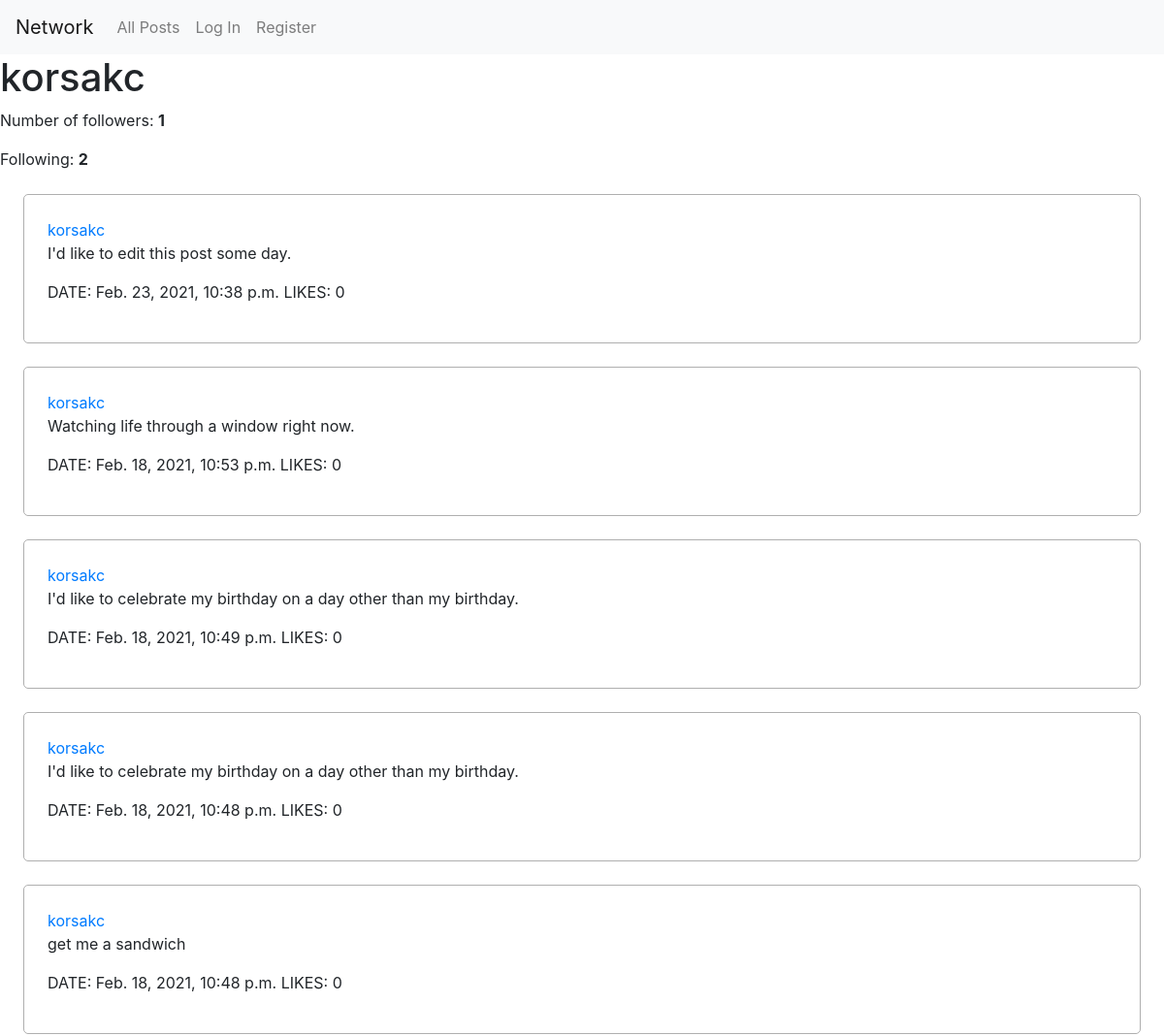
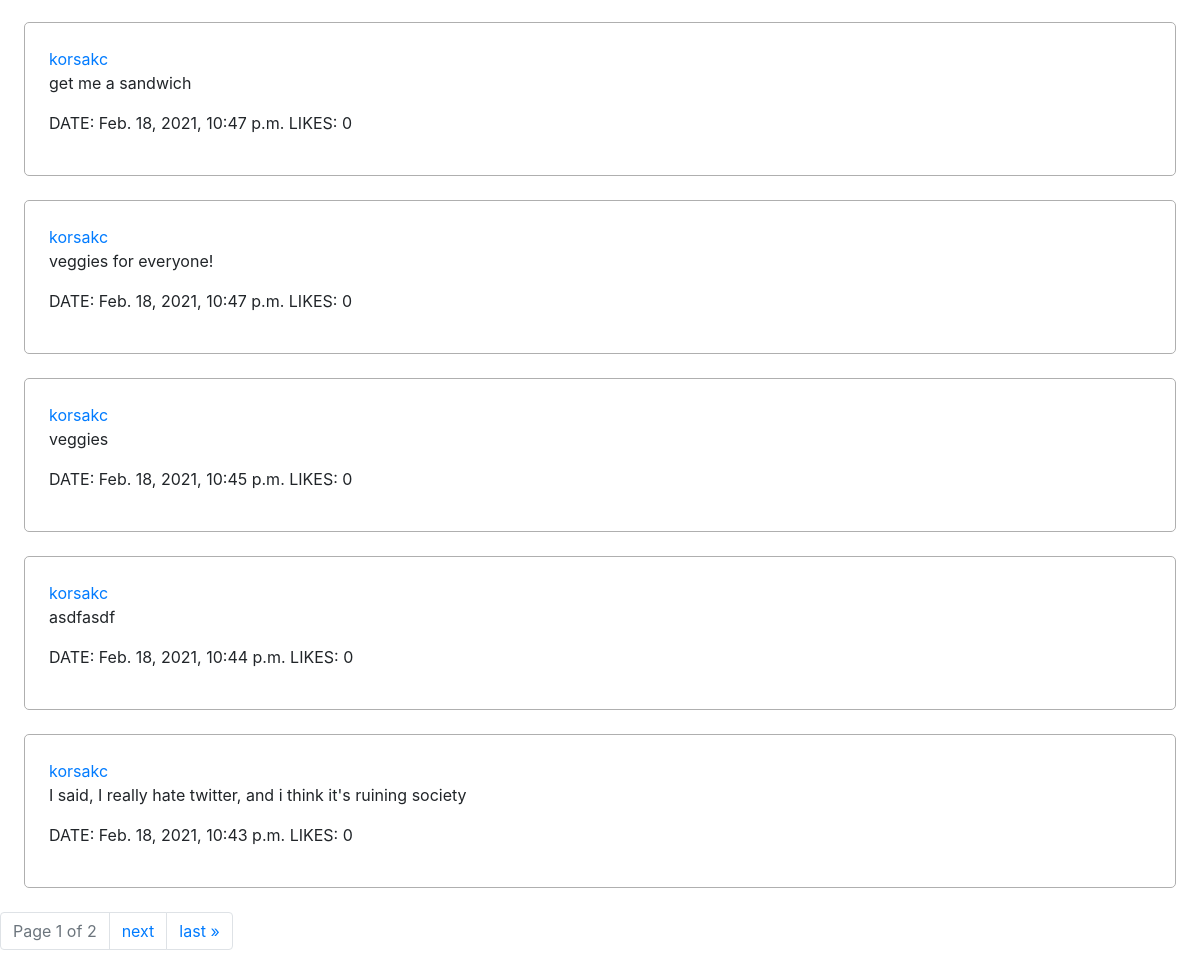
Before: /profile/korsakc with the older database file (2 pictures, top to bottom).
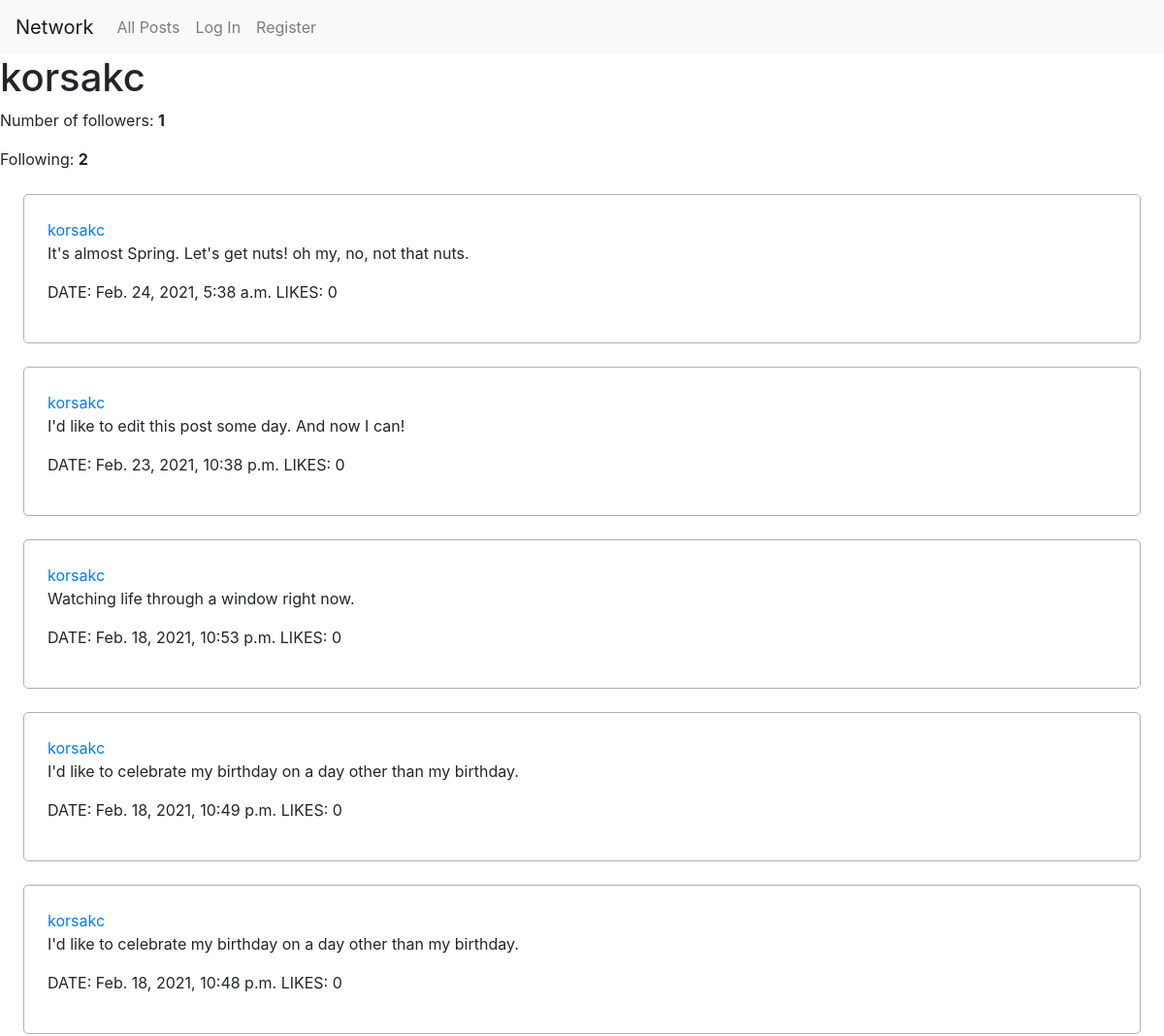
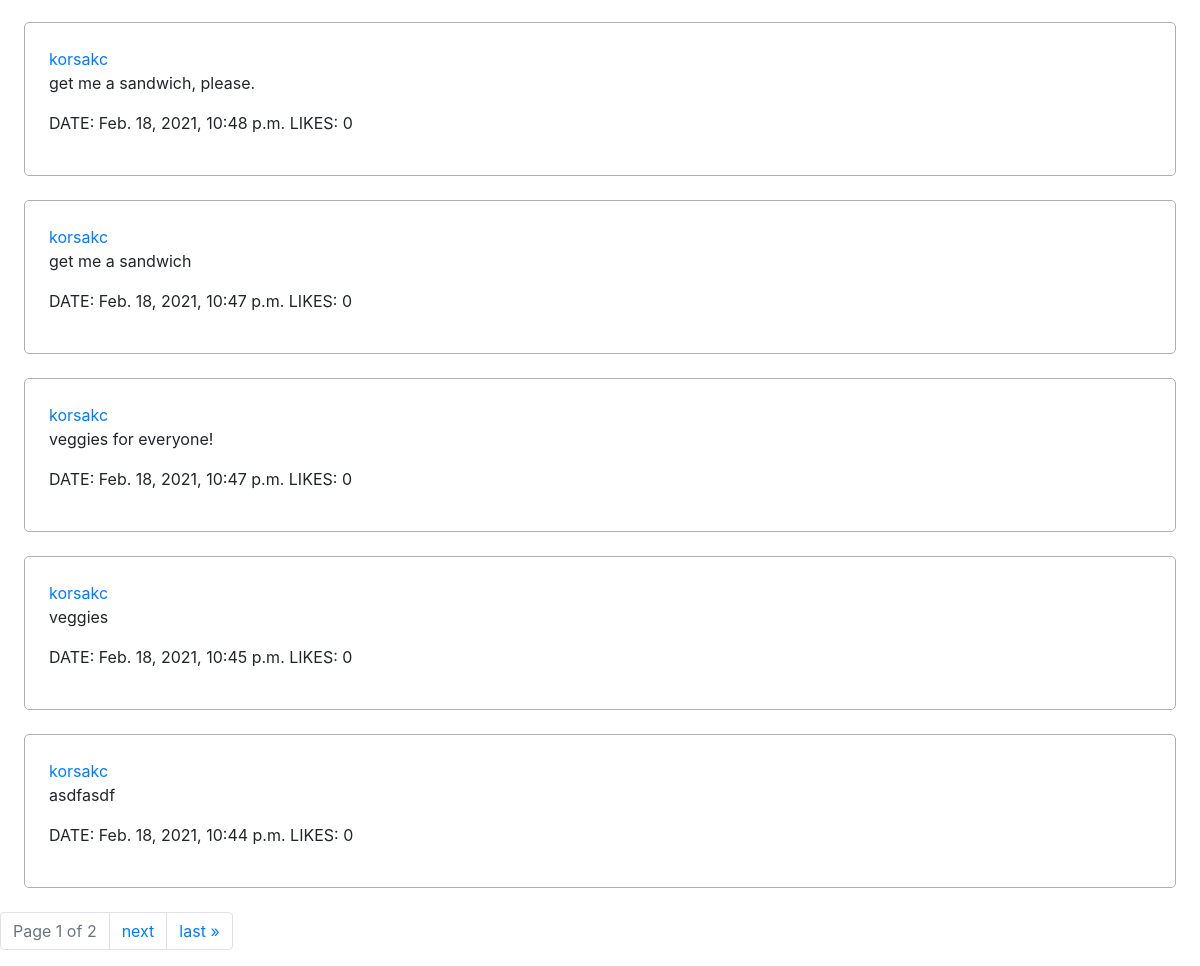
After: the same page with the newer database file (2 pictures, top to bottom).
### network/models.py (models this page shows, shortened)
class Post(models.Model):
  creator = models.ForeignKey(User, on_delete=models.CASCADE)
  date = models.DateTimeField(auto_now_add=True)
  text = models.CharField(max_length=280)
  likes = models.ManyToManyField(User, blank=True, related_name="likedbyuser")

class User(AbstractUser):
  followers = models.ManyToManyField('User', blank=True, related_name="following")

### network/views.py (the view)
# urls.py: path("profile/<str:username>", views.profile, name="profile"),
def profile(request, username):
  user = request.user
  profile = User.objects.get(username=username)
  followerCount = profile.followers.all().count()
  followingCount = profile.following.all().count()
  profileUsername = profile.username
  profilePosts = Post.objects.filter(creator=profile).order_by('-date')
  paginator = Paginator(profilePosts, 10) # Show 10 posts per page.
  page_number = request.GET.get('page')
  page_obj = paginator.get_page(page_number)
  if request.user.is_authenticated:
    if user.following.filter(username=username):
      followMessage = "Unfollow"
    else:
      followMessage = "Follow"
    return render(request, "network/profile.html", {
      "profileUsername": profileUsername,
      'page_obj': page_obj,
      "followerCount": followerCount,
      "followingCount": followingCount,
      "followMessage": followMessage
    })
  else:
    return render(request, "network/profile.html", {
      "profileUsername": profileUsername,
      'page_obj': page_obj,
      "followerCount": followerCount,
      "followingCount": followingCount,
    })

### network/templates/network/profile.html (shortened to what this page needs)
{% extends "network/layout.html" %}
{% load static %}
{% block body %}
  <h1>{{ profileUsername }}</h1>
  <p>Number of followers: <strong>{{ followerCount }}</strong></p>
  <p>Following: <strong>{{ followingCount }}</strong></p>
  <section>
    {% for post in page_obj %}
      <div class="post">
        <a href="{% url 'profile' post.creator.username %}">{{ post.creator.username }}</a>
        <p class='post-text'>{{ post.text }}</p>
        <p><span>DATE: {{ post.date }}</span> <span>LIKES: {{ post.likes.count }}</span>
      </div>
    {% endfor %}
  </section>
  <nav class="pagination">
    <ul class="pagination">
        <li class="page-item disabled">
          <a class="page-link" aria-disabled="true">
            Page {{ page_obj.number }} of {{ page_obj.paginator.num_pages }}
          </a>
        </li>
      {% if page_obj.has_next %}
        <li class="page-item"><a class="page-link" href="?page={{ page_obj.next_page_number }}">next</a></li>
        <li class="page-item"><a class="page-link" href="?page={{ page_obj.paginator.num_pages }}">last &raquo;</a></li>
      {% endif %}
    </ul>
  </nav>
{% endblock %}

Changed rows visible on the page:
no longer on this page (row unchanged): Post: creator.username "korsakc", text "I said, I really hate twitter, and i think it's ruining society", date "Feb. 18, 2021, 10:43 p.m.", likes.count "0"
added Post: creator.username "korsakc", text "It's almost Spring. Let's get nuts! oh my, no, not that nuts.", date "Feb. 24, 2021, 5:38 a.m.", likes.count "0"
changed Post: text "I'd like to edit this post some day." → "I'd like to edit this post some day. And now I can!"
changed Post: text "get me a sandwich" → "get me a sandwich, please."
